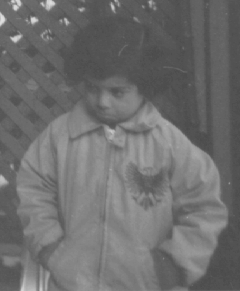
#> input picture images/ref.png, 240 x 291 px; the run also reads 1 picture not shown here
$ python demo.py
#> lines starting #> are read from the running program, lines starting #| are printed output that depends on the picture; long printed decimals are rounded
### ssim.py
import numpy as np
from scipy.ndimage import gaussian_filter
from typing import Tuple

def ssim_general(A: np.ndarray, ref: np.ndarray, exponents:list=None, C:list=None, radius:float=None) -> Tuple[float, np.array]:
    """_summary_

    Args:
        A (np.ndarray): Image for quality measurement
        ref (np.ndarray): Reference image
        exponents (list, optional): Exponents for luminance, contrast, and structural terms. Defaults to None.
        C (list, optional): Regularization constants for luminance, contrast, and structural terms. Defaults to None.
        radius (float, optional): Standard deviation of isotropic Gaussian function. Defaults to None.

    Returns:
        Tuple[float, np.array]: [SSIM index, Local values of the SSIM index]
    """

    # Get the dynamic range of the image
    def get_dynamic_range(A):
        if np.issubdtype(A.dtype, np.integer):
            info = np.iinfo(A.dtype)
        else:
            info = np.finfo(A.dtype)
        return info.max - info.min

    # [16 lines left out: function guardedDivideAndExponent, not called in this run]

    # If 'RegularizationConstants' is not specified, choose default C.
    if C is None:
        dynmRange = get_dynamic_range(ref)
#> dynmRange = 255
        C = [(0.01 * dynmRange) ** 2, (0.03 * dynmRange) ** 2, ((0.03 * dynmRange) ** 2) / 2]
#> C = [6.5, 58.52, 29.26]

    # General form alpha, beta and gamma
    if exponents is None:
        exponents = [1, 1, 1]

    # Number of channels
    numSpatialDims = ref.ndim
#> numSpatialDims = 3

    # Parameters for Gaussian filter
    if radius is None:
        radius = 1.5  # This value can be adjusted

    # Convert to single or double
    A = A.astype(np.float32)
    ref = ref.astype(np.float32)

    # Weighted-mean and weighted-variance computations
    mux2 = gaussian_filter(A, sigma=radius, mode='nearest')
    muy2 = gaussian_filter(ref, sigma=radius, mode='nearest')
    muxy = mux2 * muy2
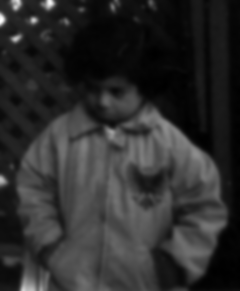
#> muxy: shape (291, 240, 3) float32; min 5988.2, max 42961.9, mean 12650.4; drawn with min black and max white
    mux2 = mux2 ** 2
    muy2 = muy2 ** 2

    # Clamp to zero. Floating point math sometimes makes this negative
    sigmax2 = np.maximum(gaussian_filter(A ** 2, sigma=radius, mode='nearest') - mux2, 0)
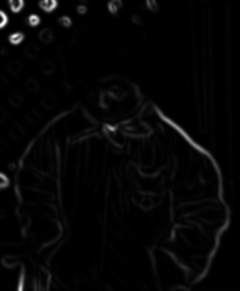
#> sigmax2: shape (291, 240, 3) float32; min 0.00537, max 829.3, mean 20.6; drawn with min black and max white
    sigmay2 = np.maximum(gaussian_filter(ref ** 2, sigma=radius, mode='nearest') - muy2, 0)
    sigmaxy = gaussian_filter(A * ref, sigma=radius, mode='nearest') - muxy

    # Compute SSIM index
    if (C[2] == C[1] / 2) and np.allclose(exponents, np.ones(3)):
        # Special case: Equation 13 from [1]
        num = (2 * muxy + C[0]) * (2 * sigmaxy + C[1])
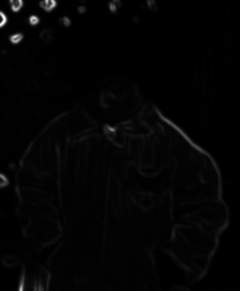
#> num: shape (291, 240, 3) float32; min 712338.7, max 136939008, mean 3202536; drawn with min black and max white
        den = (mux2 + muy2 + C[0]) * (sigmax2 + sigmay2 + C[1])
        if (C[0] > 0) and (C[1] > 0):
            ssimmap = num / den
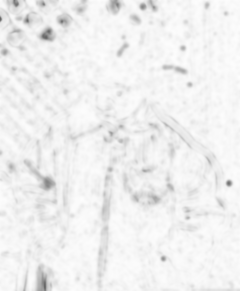
#> ssimmap: shape (291, 240, 3) float32; min 0.397, max 0.995, mean 0.941
        else:
            # Need to guard against divide-by-zero if either C(1) or C(2) is 0.
            isDenNonZero = (den != 0)
            ssimmap = np.ones_like(A)
            ssimmap[isDenNonZero] = num[isDenNonZero] / den[isDenNonZero]
    else:
        # General case: Equation 12 from [1]
        # Luminance term
        if exponents[0] > 0:
            num = 2 * muxy + C[0]
            den = mux2 + muy2 + C[0]
            ssimmap = guardedDivideAndExponent(num, den, C[0], exponents[0])
        else:
            ssimmap = np.ones_like(A)

        # Contrast term
        sigmaxsigmay = None
        if exponents[1] > 0:
            sigmaxsigmay = np.sqrt(sigmax2 * sigmay2)
            num = 2 * sigmaxsigmay + C[1]
            den = sigmax2 + sigmay2 + C[1]
            ssimmap *= guardedDivideAndExponent(num, den, C[1], exponents[1])

        # Structure term
        if exponents[2] > 0:
            num = sigmaxy + C[2]
            if sigmaxsigmay is None:
                sigmaxsigmay = np.sqrt(sigmax2 * sigmay2)
            den = sigmaxsigmay + C[2]
            ssimmap *= guardedDivideAndExponent(num, den, C[2], exponents[2])

    # SSIM value
    ssimval = np.mean(ssimmap, axis=tuple(range(numSpatialDims)))
#> ssimval = 0.941

    return ssimval, ssimmap

### demo.py
import matplotlib.pyplot as plt
import numpy as np
from PIL import Image

from ssim import ssim_general

# Input images
img_ref = r"images/ref.png"
img_A = r"images/A.png"

# Read images
ref = np.array(Image.open(img_ref).convert('RGB'))
A = np.array(Image.open(img_A).convert("RGB"))

# Calculate the SSIM value
ssimval, ssimmap = ssim_general(A, ref, exponents=[1, 1, 1])
#> ssimval = 0.941

# Print SSIM
print(ssimval)
#| 0.9407

# Show SSIM map image
plt.imshow(ssimmap, cmap='gray')
plt.colorbar()
plt.show()
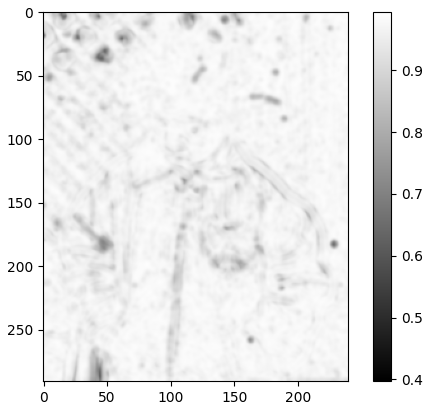
#> figure drawn by matplotlib, 2 panels
